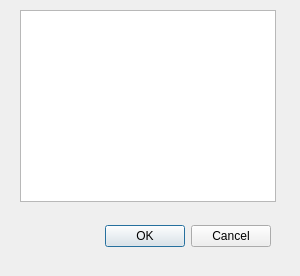
<?xml version="1.0" encoding="UTF-8"?>
<ui version="4.0">
 <class>Dialog</class>
 <widget class="QDialog" name="Dialog">
  <property name="geometry">
   <rect>
    <x>0</x>
    <y>0</y>
    <width>300</width>
    <height>276</height>
   </rect>
  </property>
  <property name="windowTitle">
   <string>Open Project</string>
  </property>
  <widget class="QDialogButtonBox" name="buttonBox">
   <property name="geometry">
    <rect>
     <x>60</x>
     <y>220</y>
     <width>211</width>
     <height>32</height>
    </rect>
   </property>
   <property name="orientation">
    <enum>Qt::Horizontal</enum>
   </property>
   <property name="standardButtons">
    <set>QDialogButtonBox::Cancel|QDialogButtonBox::Ok</set>
   </property>
  </widget>
  <widget class="QListWidget" name="listWidget">
   <property name="geometry">
    <rect>
     <x>20</x>
     <y>10</y>
     <width>256</width>
     <height>192</height>
    </rect>
   </property>
  </widget>
 </widget>
 <resources/>
 <connections>
  <connection>
   <sender>buttonBox</sender>
   <signal>accepted()</signal>
   <receiver>Dialog</receiver>
   <slot>accept()</slot>
   <hints>
    <hint type="sourcelabel">
     <x>248</x>
     <y>254</y>
    </hint>
    <hint type="destinationlabel">
     <x>157</x>
     <y>274</y>
    </hint>
   </hints>
  </connection>
  <connection>
   <sender>buttonBox</sender>
   <signal>rejected()</signal>
   <receiver>Dialog</receiver>
   <slot>reject()</slot>
   <hints>
    <hint type="sourcelabel">
     <x>316</x>
     <y>260</y>
    </hint>
    <hint type="destinationlabel">
     <x>286</x>
     <y>274</y>
    </hint>
   </hints>
  </connection>
 </connections>
</ui>
